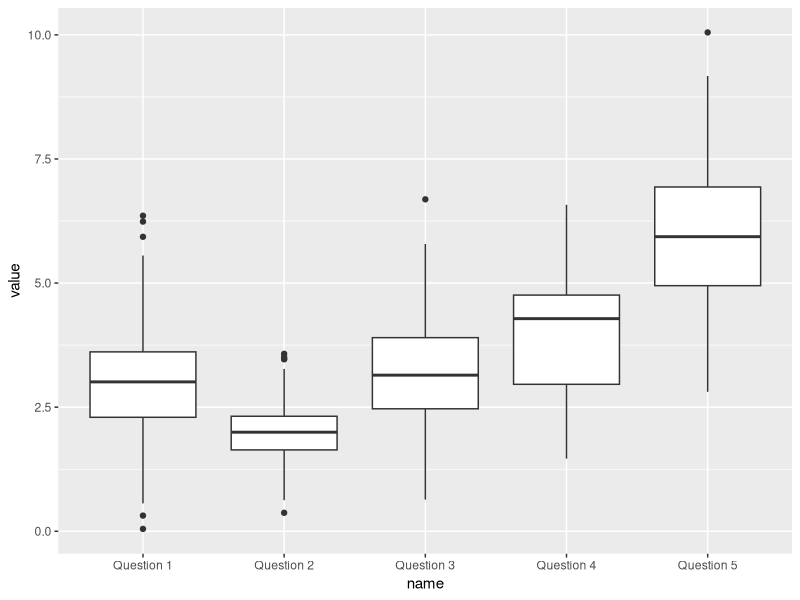
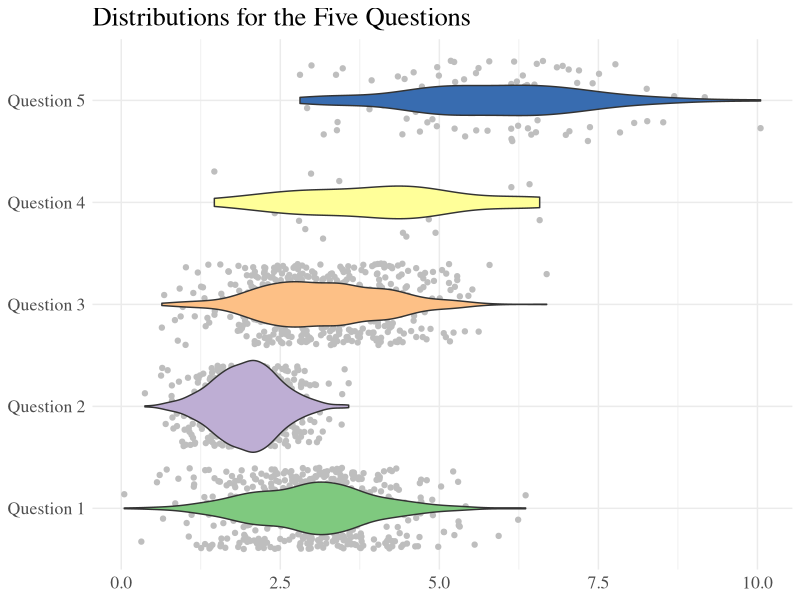

R code for these plots, in order: (Note: this script raises an error after producing the figures.)
## ---- chunk 1
library(here)
library(dplyr)
library(readr)
library(magrittr)
library(tidyr)
library(stringr)
library(ggplot2)
library(forcats)
## ---- chunk 2
# create a dataset
data <- data.frame(
  name=c( rep("Question 1",500), rep("Question 2",500), rep("Question 3",500), rep("Question 4",20), rep('Question 5', 100)  ),
  value=c( rnorm(500, 3, 1), rnorm(500, 2, .5), rnorm(500, 3.1, 1), rnorm(20, 4, 2), rnorm(100, 6, 1.5) )
) %>% 
  filter(value > 0) %>% 
  as_tibble()
## ---- chunk 3
data %>%
  ggplot(aes(x = name, y = value)) +
  geom_boxplot()
## ---- chunk 4
data %>%
  ggplot(aes(x = value, y = name, fill = name)) +
  geom_jitter(color = "gray") +
  geom_violin() +
  theme_minimal() +
  scale_fill_brewer("", type = "qual") +
  ylab(NULL) +
  xlab(NULL) +
  theme(text = element_text(size = 16, family = "Times"),
        legend.position = "none") +
  ggtitle("Distributions for the Five Questions")
## ---- chunk 5
knitr::include_graphics("img/pie-3d.jpg")
## ---- chunk 6
d <- tribble(
  ~category, ~value,
  "Cutting tools", 0.03,
  "Buildings and administration", 0.22,
  "Labor", 0.31,
  "Machinery", 0.27,
  "Workplace materials", 0.17
)
ggplot(d, aes(x = fct_reorder(category, value), y = value)) +
  geom_col() +
  theme_minimal() +
  coord_flip() +
  labs(x = "", y = "")
## ---- chunk 7
d %>%
  mutate(category = str_replace(category, " ", "\n")) %>%
  ggplot(aes(x = category, y = value, fill = category)) +
  geom_col() +
  theme_minimal() +
  labs(x = "", y = "") +
  theme(legend.position = "none")
## ---- chunk 8
ggplot(d, aes(x = fct_reorder(category, value), y = value, fill = category)) +
  geom_col() +
  theme_minimal() +
  coord_flip() +
  labs(x = "", y = "") +
  scale_fill_manual(values = c("red", rep("gray", 4))) +
  theme(legend.position = "none")
## ---- chunk 9
knitr::include_graphics("img/time-series-story.png")
## ---- chunk 10
ggplot(mtcars)
## ---- chunk 11
ggplot(mtcars) +
  geom_point(aes(x = disp, y = mpg))
## ---- chunk 12
ggplot(mtcars) +
  geom_point(aes(x = disp, y = mpg)) +
  geom_smooth(aes(x = disp, y = mpg), method = "loess")
## ---- chunk 13
mtcars <- mtcars %>% mutate(am = as.factor(am))
## ---- chunk 14
ggplot(mtcars) +
  geom_point(aes(x = disp, y = mpg, color = am), size = 6)
## ---- chunk 15
ggplot(mtcars, aes(x = disp, y = mpg, shape = am), size = 6) +
  geom_point()
## ---- chunk 16
ggplot(mtcars) +
  geom_point(aes(x = disp, y = mpg, size = hp))
## ---- chunk 17
ggplot(mtcars) +
  geom_point(aes(x = disp, y = mpg, color = am), size = 6) +
  geom_smooth(aes(x = disp, y = mpg), method = "loess") + 
  xlab("Displacement") +
  ylab("Miles per Gallon") +
  scale_color_discrete(name = "Transmission", labels = c("manual", "auto"))
## ---- chunk 18
ggplot(mtcars) +
  geom_point(aes(x = disp, y = mpg, color = am), size = 6) +
  geom_smooth(aes(x = disp, y = mpg), method = "loess") + 
  xlab("Displacement") +
  ylab("Miles per Gallon") +
  scale_color_discrete(name = "Transmission", labels = c("manual", "auto")) +
  theme_bw()
## ---- chunk 19
library(ggthemes)

base_plot <- ggplot(mtcars) +
  geom_point(aes(x = disp, y = mpg, color = am), size = 6) +
  geom_smooth(aes(x = disp, y = mpg), method = "loess") + 
  xlab("Displacement") +
  ylab("Miles per Gallon") +
  scale_color_discrete(name = "Transmission", labels = c("manual", "auto"))
## ---- chunk 20
base_plot + theme_fivethirtyeight()
## ---- chunk 21
ggplot(mtcars) +
  geom_point(aes(y = disp, x = mpg, color = am), size = 6) +
  geom_smooth(aes(y = disp, x = mpg), method = "loess") + 
  xlab("Displacement") +
  ylab("Miles per Gallon") +
  scale_color_discrete(name = "Transmission", labels = c("manual", "auto")) +
  theme_bw()
## ---- chunk 22
ggplot(mtcars) +
  geom_rug(aes(x = disp, y = mpg, color = am), size = 6) +
  geom_smooth(aes(x = disp, y = mpg), method = "loess") + 
  xlab("Displacement") +
  ylab("Miles per Gallon") +
  scale_color_discrete(name = "Transmission", labels = c("manual", "auto")) +
  theme_bw()
